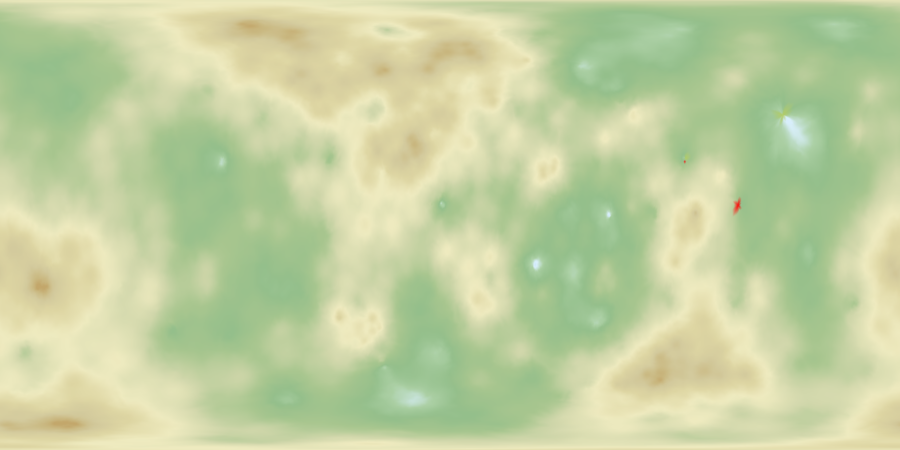
#> input picture Images/1QGEA.png, 1800 x 900 px (shown at 1/2 size); its folder holds only this picture in this run
$ python ssim_test.py   (older library calls are emulated)
#> lines starting #> are read from the running program, lines starting #| are printed output that depends on the picture
#> further down, le_image is the input picture: shape (900, 1800, 3); mean R, G, B 194.5, 208.9, 160.4
import os

import matplotlib.pyplot as plt
import numpy as np
from skimage import img_as_float, io
from skimage.measure import compare_ssim as ssim
from skimage.transform import resize

def bitmap_to_3ch(im):
	img = im.copy()
	r = img[:,:,0]
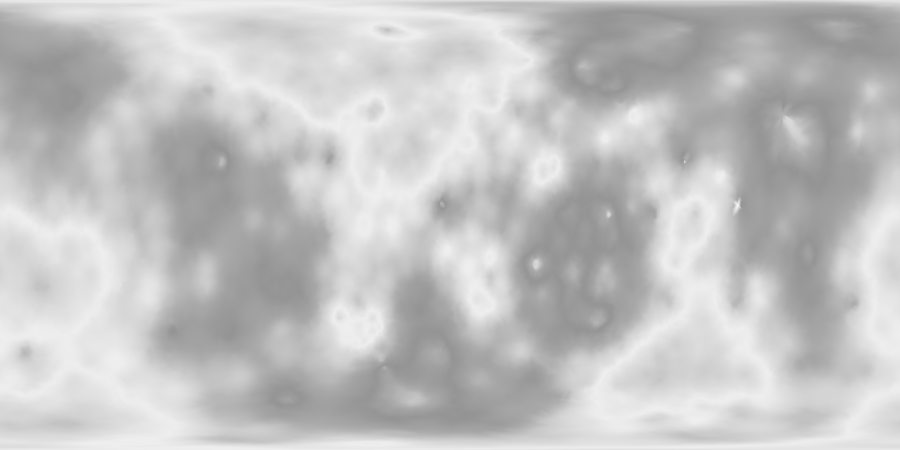
#> r: shape (900, 1800) (shown at 1/2 size); min 148, max 247, mean 194.5
	g = img[:,:,1]
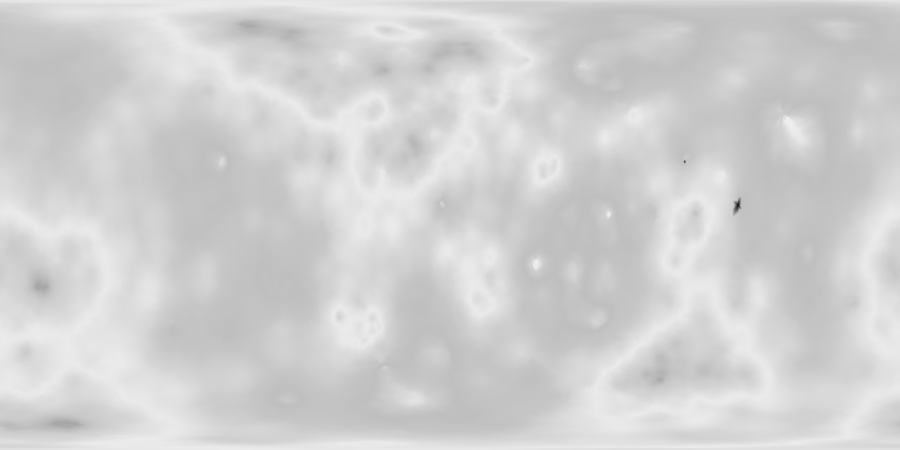
#> g: shape (900, 1800) (shown at 1/2 size); min 17, max 239, mean 208.9
	b = img[:,:,2]
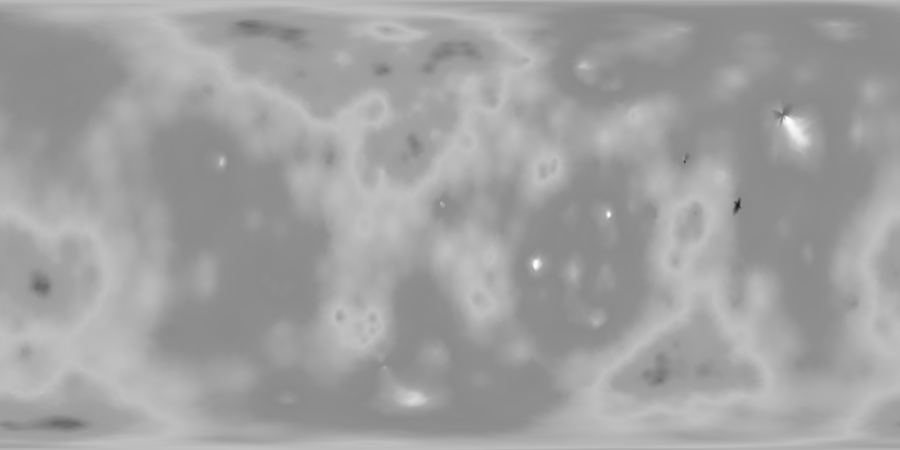
#> b: shape (900, 1800) (shown at 1/2 size); min 12, max 252, mean 160.4
	return r,g,b


def main():
	avg = 0
	#get files
	files = list(filter(lambda x: x.endswith(".png") ,os.listdir()))
	results = dict()
	for p1 in files:
		x = resize(io.imread(p1),(400,200))

		if avg != 0:
			print("avg")
			print(avg/(len(files)-1))
		avg=0
		for p2 in files:
			y = resize(io.imread(p2),(400,200))
			z = ssim(x,y,multichannel=True)
			string = str(p2)+" ssim: "+str(p1)
			print(string+str(z))
			results.update({string:z})
			avg+=z

	for k,v in sorted(results, key=results.get):
		print(k,v)

if __name__ == '__main__':
	#main()
	files = list(filter(lambda x: x.endswith(".png") ,os.listdir()))
	le_file = files[0]
	le_image = io.imread(le_file)
	r,g,b = bitmap_to_3ch(le_image)
	io.imshow(le_image)
	io.show()
	io.imshow_collection([le_image, r,g,b])

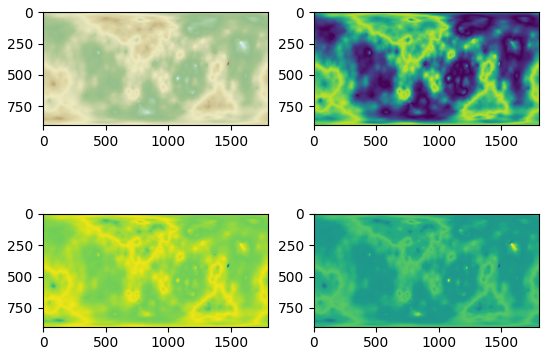
#> figure drawn by matplotlib, 4 panels

$ run again, on Images/1cqk.png
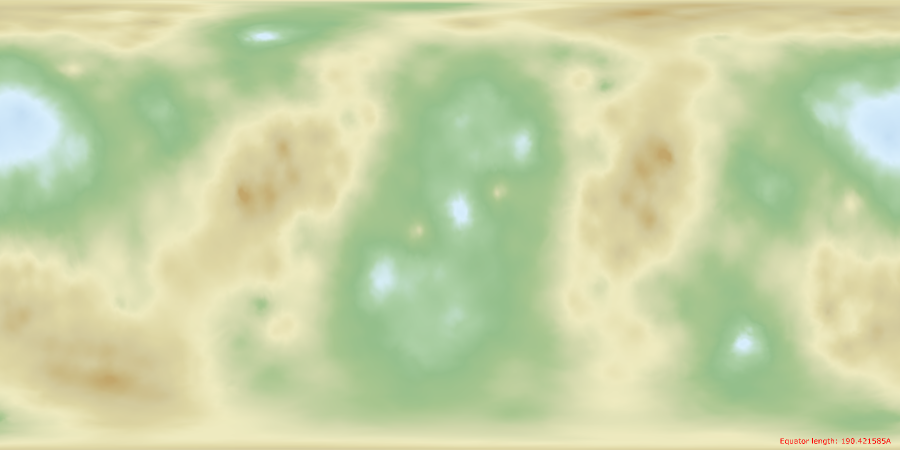
#> input picture Images/1cqk.png, 1800 x 900 px (shown at 1/2 size)
#> le_image is the input picture: shape (900, 1800, 3); mean R, G, B 198.4, 210.5, 164.2
#> in bitmap_to_3ch, `b = img[:,:,2]`:
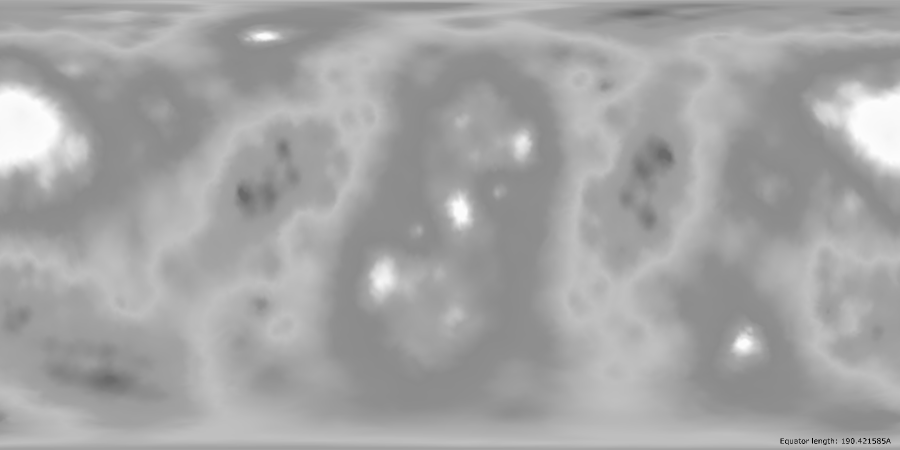
#> b: shape (900, 1800) (shown at 1/2 size); min 0, max 252, mean 164.2
#> ``:
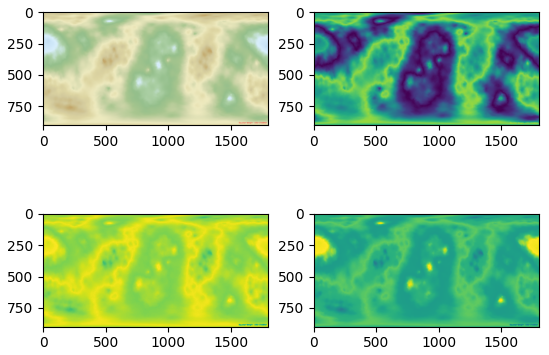
#> figure drawn by matplotlib, 4 panels

$ run again, on Images/1cr5.png
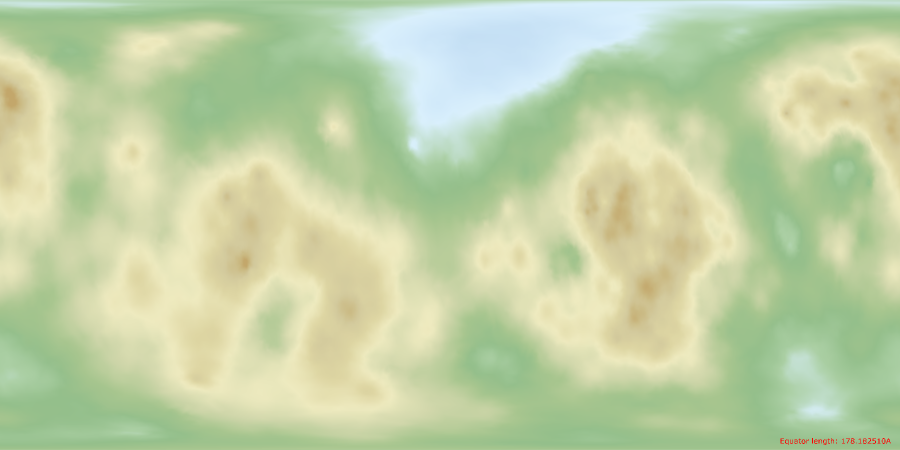
#> input picture Images/1cr5.png, 1800 x 900 px (shown at 1/2 size)
#> le_image is the input picture: shape (900, 1800, 3); mean R, G, B 193.3, 210, 166.2
#> in bitmap_to_3ch, `b = img[:,:,2]`:
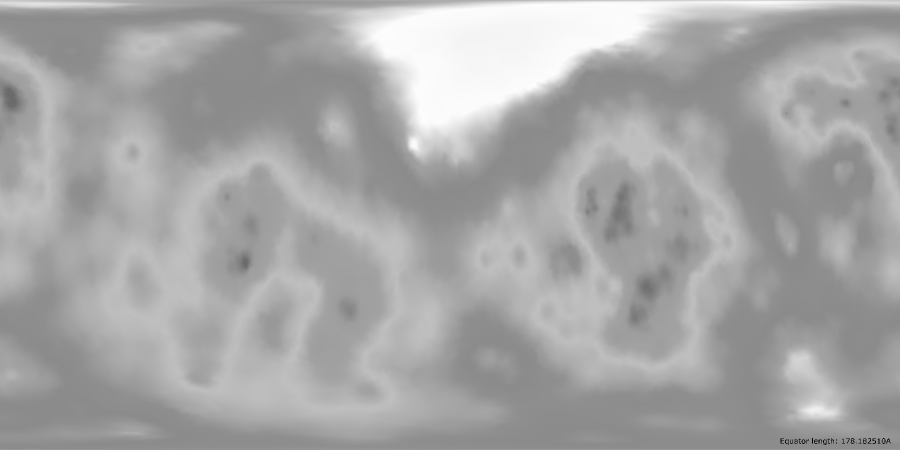
#> b: shape (900, 1800) (shown at 1/2 size); min 0, max 252, mean 166.2
#> ``:
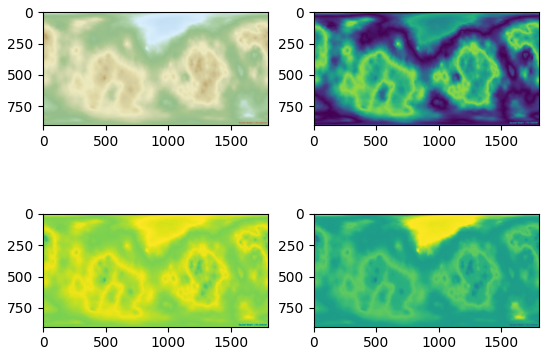
#> figure drawn by matplotlib, 4 panels

$ run again, on Images/1cv4.png
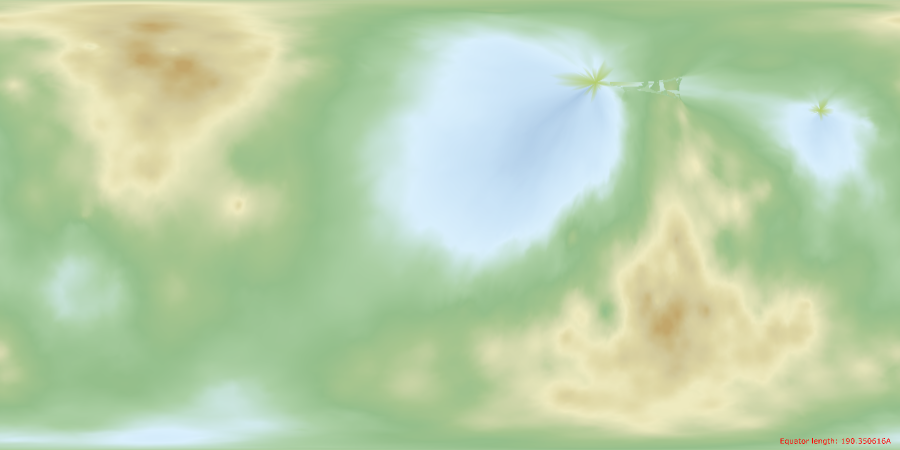
#> input picture Images/1cv4.png, 1800 x 900 px (shown at 1/2 size)
#> le_image is the input picture: shape (900, 1800, 3); mean R, G, B 184.9, 208.5, 169.4
#> in bitmap_to_3ch, `b = img[:,:,2]`:
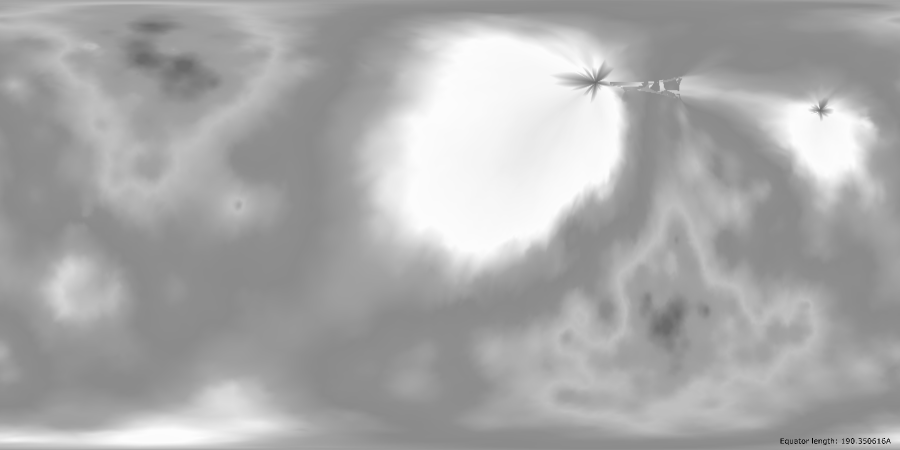
#> b: shape (900, 1800) (shown at 1/2 size); min 0, max 252, mean 169.4
#> ``:
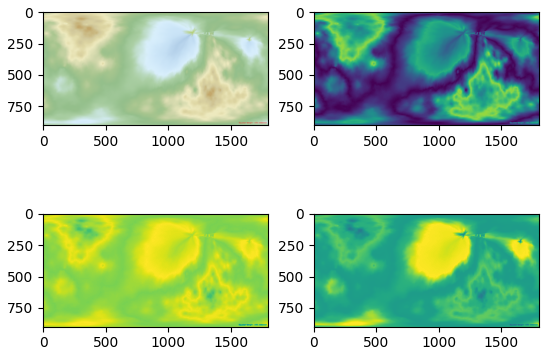
#> figure drawn by matplotlib, 4 panels

$ run again, on Images/1TRHA.png
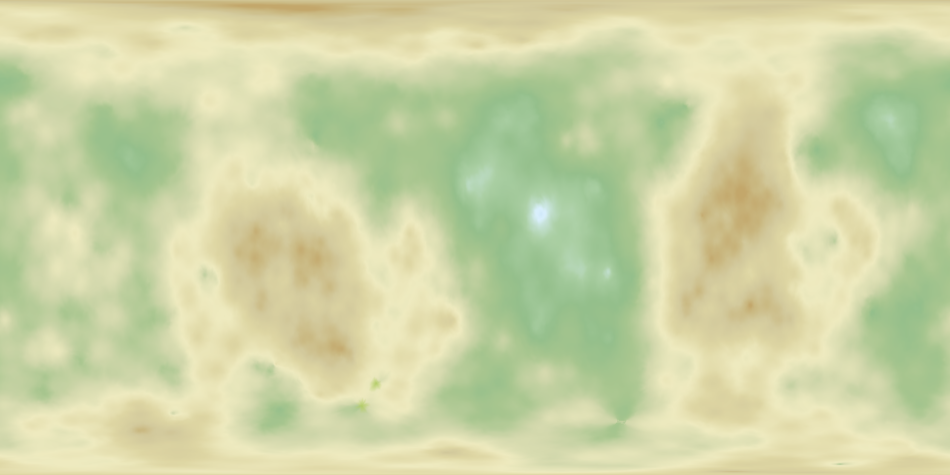
#> input picture Images/1TRHA.png, 1900 x 950 px (shown at 1/2 size)
#> le_image is the input picture: shape (950, 1900, 3); mean R, G, B 204.4, 212.1, 164.4
#> ``:
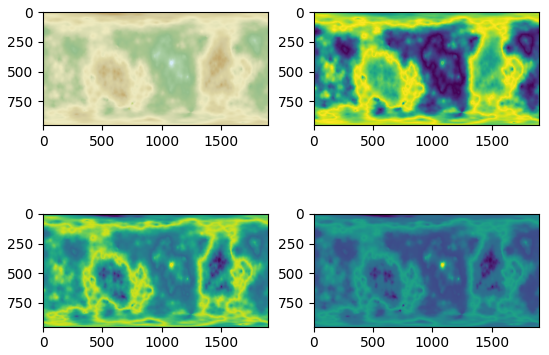
#> figure drawn by matplotlib, 4 panels
